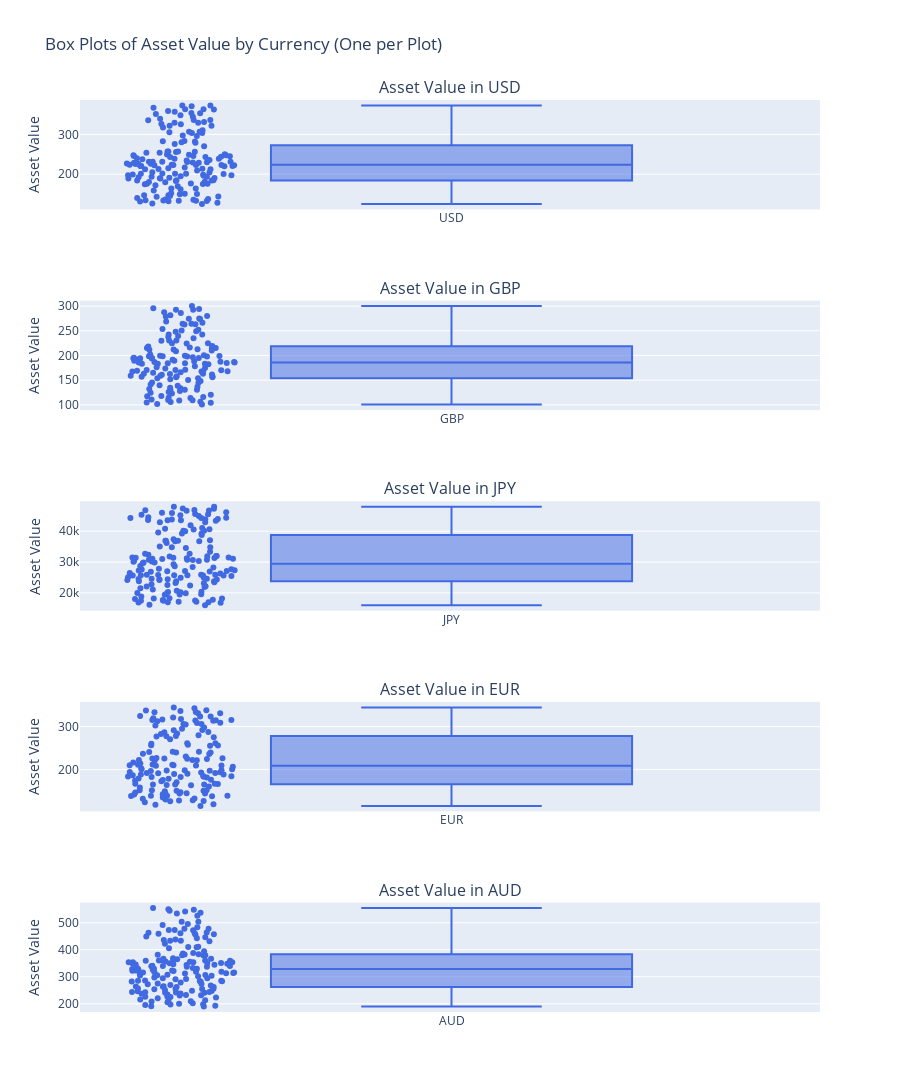

Notebook source saved alongside this figure:
### Markdown cell above
### The Yen value appears very high in this graph because the exchange rate between the Japanese Yen and the US Dollar is quite large, around 144 Yen to 1 USD. So instead we'll look at it individually and so that we can understand the spread of each currency

### Code cell
from plotly.subplots import make_subplots

currencies = asset_df["asset_currency"].unique()

rows = len(currencies)
fig = make_subplots(rows=rows, cols=1, 
                    shared_xaxes=False, 
                    subplot_titles=[f"Asset Value in {curr}" for curr in currencies])


for i, curr in enumerate(currencies, start=1):
    filtered = asset_df[asset_df["asset_currency"] == curr]
    
    fig.add_trace(go.Box(
        y=filtered["asset_value"],
        name=curr,
        boxpoints='all',
        marker_color='royalblue'
    ), row=i, col=1)

fig.update_layout(height=250*rows, 
                  title_text="Box Plots of Asset Value by Currency (One per Plot)",
                  showlegend=False)

fig.update_yaxes(title_text="Asset Value")
fig.show()

### Figure 1 — Plotly figure (JSON) as saved in the notebook; plotly's stock layout.template omitted (floating-point values rounded to 4 significant figures; data arrays with more than 128 entries replaced by an {"elided": "..."} marker saying what was removed)
{"data": [{"boxpoints": "all", "marker": {"color": "royalblue"}, "name": "USD", "type": "box", "xaxis": "x", "y": {"elided": "160 float values"}, "yaxis": "y"}, {"boxpoints": "all", "marker": {"color": "royalblue"}, "name": "GBP", "type": "box", "xaxis": "x2", "y": {"elided": "144 float values"}, "yaxis": "y2"}, {"boxpoints": "all", "marker": {"color": "royalblue"}, "name": "JPY", "type": "box", "xaxis": "x3", "y": {"elided": "162 float values"}, "yaxis": "y3"}, {"boxpoints": "all", "marker": {"color": "royalblue"}, "name": "EUR", "type": "box", "xaxis": "x4", "y": {"elided": "152 float values"}, "yaxis": "y4"}, {"boxpoints": "all", "marker": {"color": "royalblue"}, "name": "AUD", "type": "box", "xaxis": "x5", "y": {"elided": "168 float values"}, "yaxis": "y5"}], "layout": {"annotations": [{"font": {"size": 16}, "showarrow": false, "text": "Asset Value in USD", "x": 0.5, "xanchor": "center", "xref": "paper", "y": 1, "yanchor": "bottom", "yref": "paper"}, {"font": {"size": 16}, "showarrow": false, "text": "Asset Value in GBP", "x": 0.5, "xanchor": "center", "xref": "paper", "y": 0.78, "yanchor": "bottom", "yref": "paper"}, {"font": {"size": 16}, "showarrow": false, "text": "Asset Value in JPY", "x": 0.5, "xanchor": "center", "xref": "paper", "y": 0.56, "yanchor": "bottom", "yref": "paper"}, {"font": {"size": 16}, "showarrow": false, "text": "Asset Value in EUR", "x": 0.5, "xanchor": "center", "xref": "paper", "y": 0.34, "yanchor": "bottom", "yref": "paper"}, {"font": {"size": 16}, "showarrow": false, "text": "Asset Value in AUD", "x": 0.5, "xanchor": "center", "xref": "paper", "y": 0.12, "yanchor": "bottom", "yref": "paper"}], "height": 1250, "showlegend": false, "title": {"text": "Box Plots of Asset Value by Currency (One per Plot)"}, "xaxis": {"anchor": "y", "domain": [0, 1]}, "xaxis2": {"anchor": "y2", "domain": [0, 1]}, "xaxis3": {"anchor": "y3", "domain": [0, 1]}, "xaxis4": {"anchor": "y4", "domain": [0, 1]}, "xaxis5": {"anchor": "y5", "domain": [0, 1]}, "yaxis": {"anchor": "x", "domain": [0.88, 1], "title": {"text": "Asset Value"}}, "yaxis2": {"anchor": "x2", "domain": [0.66, 0.78], "title": {"text": "Asset Value"}}, "yaxis3": {"anchor": "x3", "domain": [0.44, 0.56], "title": {"text": "Asset Value"}}, "yaxis4": {"anchor": "x4", "domain": [0.22, 0.34], "title": {"text": "Asset Value"}}, "yaxis5": {"anchor": "x5", "domain": [0, 0.12], "title": {"text": "Asset Value"}}}}
